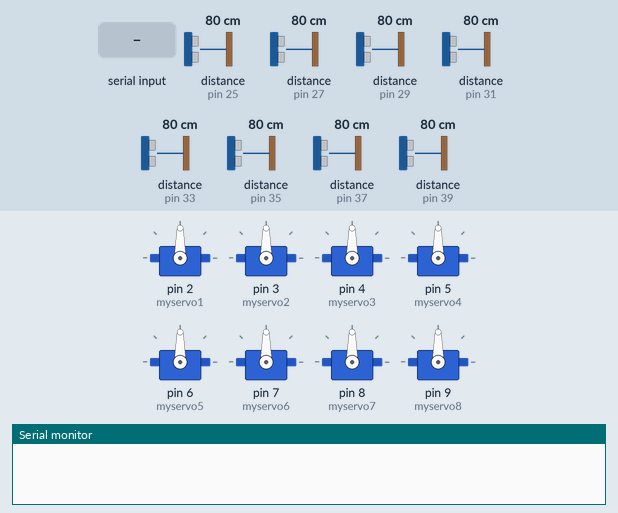
This sketch was run on a simulated Arduino Mega 2560, built with avr-gcc and run on an emulated ATmega2560. Parts: 8 × servo, the last lines printed to the serial monitor. The test bench sets the inputs (shaded band); at power-on: distance to the obstacle (sensors on pin 25, pin 27, pin 29, pin 31, pin 33, pin 35, pin 37, pin 39) 80 cm. The echo pulse lasts 58.3 µs per cm.

Above: at 1.2 s.
1.3 s: "0\n" received over Serial
At 1.6 s:
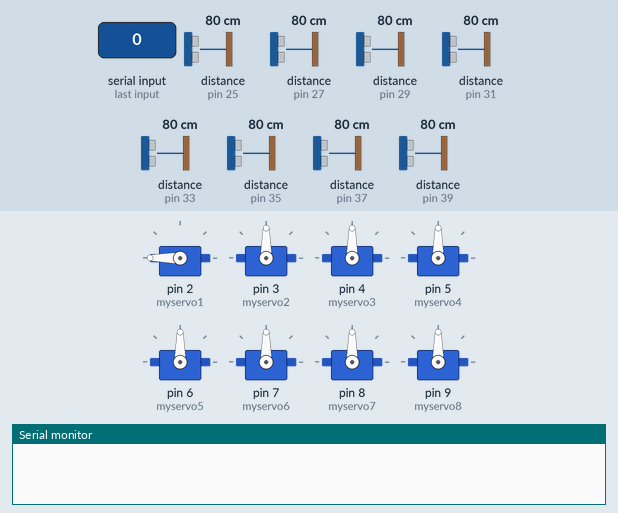
2.8 s: "1\n" received over Serial
At 3.9 s:
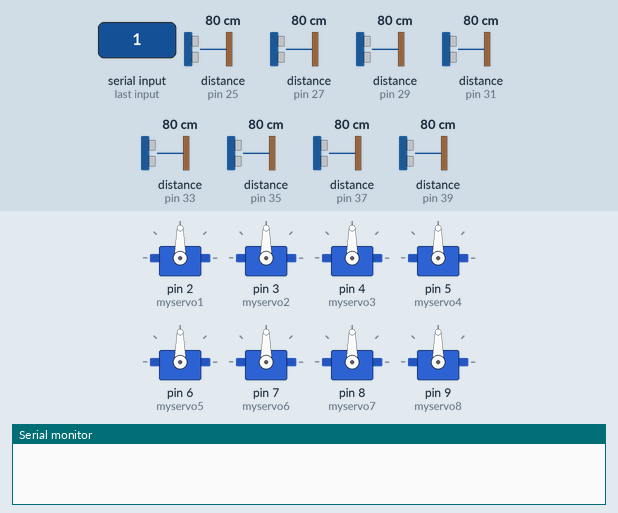
6.5 s: "6\n" received over Serial
At 6.8 s:
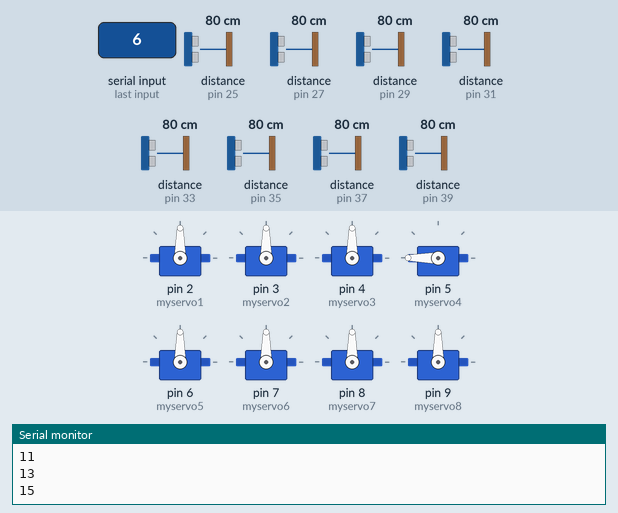
8.0 s: "2\n" received over Serial
At 9.1 s:
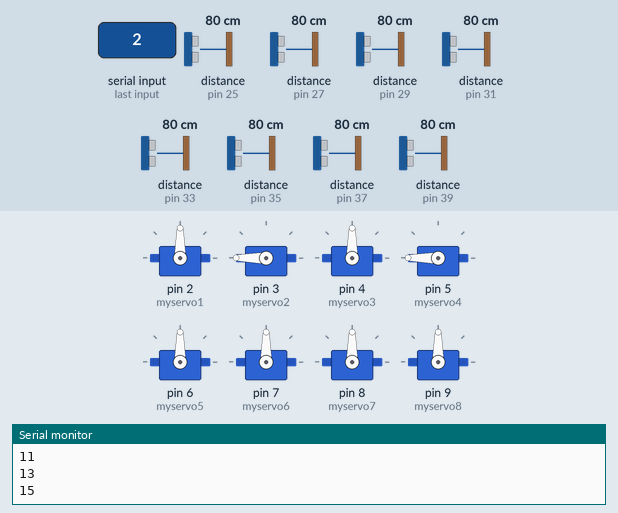
9.5 s: "7\n" received over Serial
At 10.2 s:
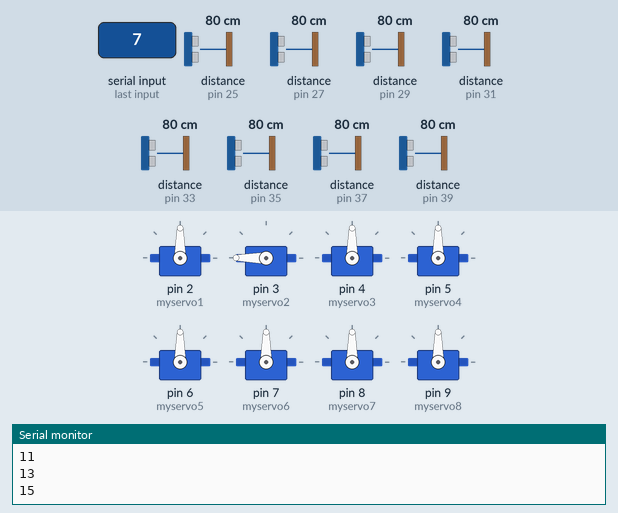
11.0 s: "0\n" received over Serial
At 11.4 s:
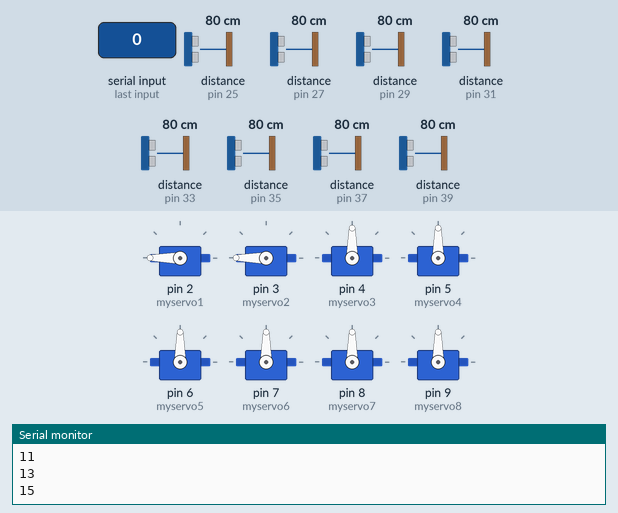
Timing chart, 0 to 13.5 s (numbered marks = the images above; inputs shaded):
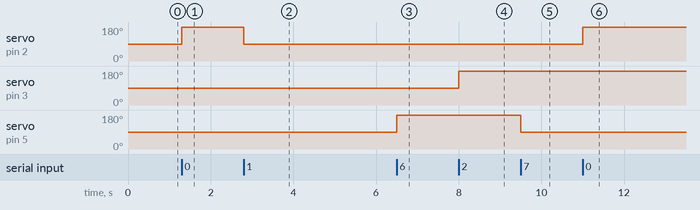

The sketch:

sensors.ino
```cpp
#include <Servo.h>

// Servo motorlar
Servo myservo1;
Servo myservo2;
Servo myservo3;
Servo myservo4;
Servo myservo5;
Servo myservo6;
Servo myservo7;
Servo myservo8;

// Sensör pinleri (trig ve echo)
const int trigPins[8] = { 24, 26, 28, 30, 32, 34, 36, 38 };
const int echoPins[8] = { 25, 27, 29, 31, 33, 35, 37, 39 };

long zaman[8];
long mesafe[8];

unsigned long sonOlcumZamani = 0;
unsigned long olcumAraligi = 5000;

void setup() {
  myservo1.attach(2);
  myservo2.attach(3);
  myservo3.attach(4);
  myservo4.attach(5);
  myservo5.attach(6);
  myservo6.attach(7);
  myservo7.attach(8);
  myservo8.attach(9);

  Serial.begin(9600);

  for (int i = 0; i < 8; i++) {
    pinMode(trigPins[i], OUTPUT);
    pinMode(echoPins[i], INPUT);
  }
}

void loop() {
  // Komutları oku
  if (Serial.available() > 0) {
    String komut = Serial.readStringUntil('\n');
    komut.trim();

    if (komut == "1") myservo1.write(90);
    else if (komut == "0") myservo1.write(180);
    else if (komut == "3") myservo2.write(90);
    else if (komut == "2") myservo2.write(180);
    else if (komut == "5") myservo3.write(90);
    else if (komut == "4") myservo3.write(180);
    else if (komut == "7") myservo4.write(90);
    else if (komut == "6") myservo4.write(180);
    else if (komut == "9") myservo5.write(90);
    else if (komut == "8") myservo5.write(180);
    else if (komut == "11") myservo6.write(90);
    else if (komut == "10") myservo6.write(180);
    else if (komut == "13") myservo7.write(90);
    else if (komut == "12") myservo7.write(180);
    else if (komut == "15") myservo8.write(90);
    else if (komut == "14") myservo8.write(180);
  }


    unsigned long suan = millis();
  if (suan - sonOlcumZamani >= olcumAraligi) {
    sonOlcumZamani = suan;

    // Sensör 1
    digitalWrite(trigPins[0], LOW);
    delayMicroseconds(2);
    digitalWrite(trigPins[0], HIGH);
    delayMicroseconds(10);
    digitalWrite(trigPins[0], LOW);
    zaman[0] = pulseIn(echoPins[0], HIGH, 30000);
    mesafe[0] = (zaman[0] / 29.1) / 2;
    Serial.println((mesafe[0] < 10) ? 0 : 1);

    // Sensör 2
    digitalWrite(trigPins[1], LOW);
    delayMicroseconds(2);
    digitalWrite(trigPins[1], HIGH);
    delayMicroseconds(10);
    digitalWrite(trigPins[1], LOW);
    zaman[1] = pulseIn(echoPins[1], HIGH, 30000);
    mesafe[1] = (zaman[1] / 29.1) / 2;
    Serial.println((mesafe[1] < 10) ? 2 : 3);

    // Sensör 3
    digitalWrite(trigPins[2], LOW);
    delayMicroseconds(2);
    digitalWrite(trigPins[2], HIGH);
    delayMicroseconds(10);
    digitalWrite(trigPins[2], LOW);
    zaman[2] = pulseIn(echoPins[2], HIGH, 30000);
    mesafe[2] = (zaman[2] / 29.1) / 2;
    Serial.println((mesafe[2] < 10) ? 4 : 5);

    // Sensör 4
    digitalWrite(trigPins[3], LOW);
    delayMicroseconds(2);
    digitalWrite(trigPins[3], HIGH);
    delayMicroseconds(10);
    digitalWrite(trigPins[3], LOW);
    zaman[3] = pulseIn(echoPins[3], HIGH, 30000);
    mesafe[3] = (zaman[3] / 29.1) / 2;
    Serial.println((mesafe[3] < 10) ? 6 : 7);

    // Sensör 5
    digitalWrite(trigPins[4], LOW);
    delayMicroseconds(2);
    digitalWrite(trigPins[4], HIGH);
    delayMicroseconds(10);
    digitalWrite(trigPins[4], LOW);
    zaman[4] = pulseIn(echoPins[4], HIGH, 30000);
    mesafe[4] = (zaman[4] / 29.1) / 2;
    Serial.println((mesafe[4] < 10) ? 8 :9);

    // Sensör 6
    digitalWrite(trigPins[5], LOW);
    delayMicroseconds(2);
    digitalWrite(trigPins[5], HIGH);
    delayMicroseconds(10);
    digitalWrite(trigPins[5], LOW);
    zaman[5] = pulseIn(echoPins[5], HIGH, 30000);
    mesafe[5] = (zaman[5] / 29.1) / 2;
    Serial.println((mesafe[5] < 10) ? 10 : 11);

    // Sensör 7
    digitalWrite(trigPins[6], LOW);
    delayMicroseconds(2);
    digitalWrite(trigPins[6], HIGH);
    delayMicroseconds(10);
    digitalWrite(trigPins[6], LOW);
    zaman[6] = pulseIn(echoPins[6], HIGH, 30000);
    mesafe[6] = (zaman[6] / 29.1) / 2;
    Serial.println((mesafe[6] < 10) ? 12 : 13);

    // Sensör 8
    digitalWrite(trigPins[7], LOW);
    delayMicroseconds(2);
    digitalWrite(trigPins[7], HIGH);
    delayMicroseconds(10);
    digitalWrite(trigPins[7], LOW);
    zaman[7] = pulseIn(echoPins[7], HIGH, 30000);
    mesafe[7] = (zaman[7] / 29.1) / 2;
    Serial.println((mesafe[7] < 10) ? 14 : 15);


  }

}
```

Measured:
- after the input at 1.3 s, servo on pin 2 (myservo1): 90° → 180° at once
- after the input at 2.8 s, servo on pin 2 (myservo1): 180° → 90° at once
- after the input at 6.5 s, servo on pin 5 (myservo4): 90° → 180° at once
- after the input at 8.0 s, servo on pin 3 (myservo2): 90° → 180° at once
- after the input at 9.5 s, servo on pin 5 (myservo4): 180° → 90° at once
- after the input at 11.0 s, servo on pin 2 (myservo1): 90° → 180° at once
